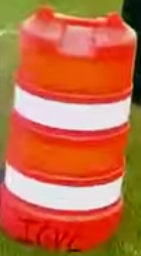
#> input picture VaibhavM_ME19B197/barrel.png, 141 x 256 px
$ python Assn2_Q2.py
#> lines starting #> are read from the running program, lines starting #| are printed output that depends on the picture; after the words box and inside, x2 and y2 are one past the last pixel; in counts of white or black regions, pixels touching at a corner belong together; pictures that were not available may be replaced by others from this repository, and a replacement may not be noted
import numpy as np
import cv2

disc = cv2.getStructuringElement(cv2.MORPH_ELLIPSE, (3,3))
barrel = cv2.imread('barrel.png', 1)
#> barrel is the input picture: shape (256, 141, 3); mean B, G, R 68.9, 106.3, 196.5
barrel_hsv = cv2.cvtColor(barrel, cv2.COLOR_BGR2HSV)
#> barrel_hsv: shape (256, 141, 3); mean H, S, V 39, 173.2, 198.5

# Trial is the image I used to optimize my mask by trial and error
trial = cv2.imread('trial.png', 1)
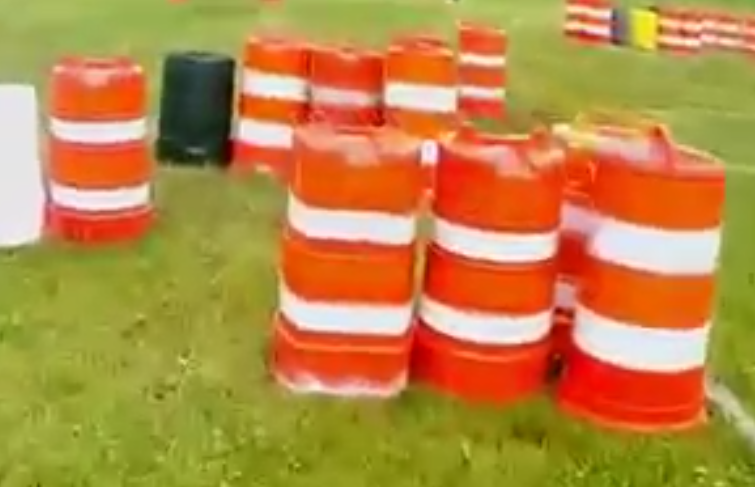
#> input picture VaibhavM_ME19B197/trial.png, 755 x 487 px
#> trial is the input picture: shape (487, 755, 3); mean B, G, R 69.6, 137, 185.5
trial_hsv = cv2.cvtColor(trial, cv2.COLOR_BGR2HSV)
#> trial_hsv: shape (487, 755, 3); mean H, S, V 26.7, 164, 189.4


# Through trial and error I concluded that my code can better grasp
# the orange and white of the barrel with only the Hue channel
barrel_hist = cv2.calcHist([barrel_hsv], [0], None, [180], [0, 180])
#> barrel_hist = 180 values, max 2159 at index 10, min 0 at index 89, mean 200.5

cap = cv2.VideoCapture('video.mp4')
fourcc = cv2.VideoWriter_fourcc(*'XVID')
out = cv2.VideoWriter('output.avi', fourcc, 45 , (640, 360))

while cap.isOpened():
    ret, frame = cap.read()
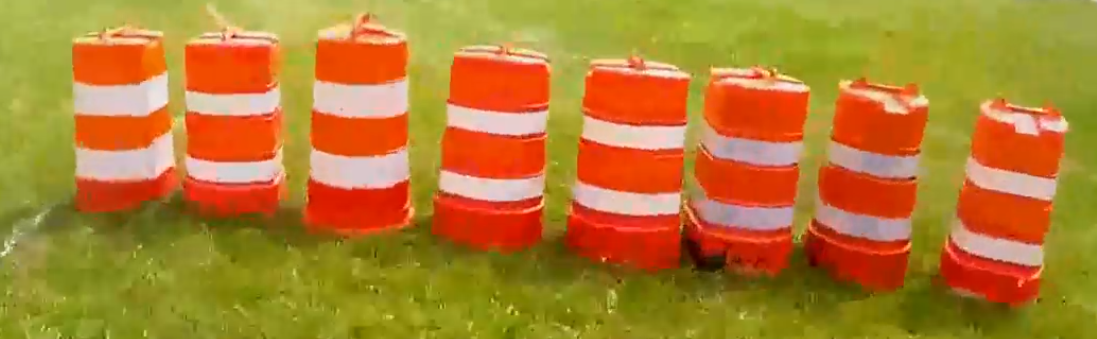
#> input picture Original.png, 1097 x 339 px, given in place of video.mp4, which was not available
#> frame is the input picture: shape (339, 1097, 3); mean B, G, R 48.3, 126.2, 177.4

    if ret==True:
        frame_hsv = cv2.cvtColor(frame, cv2.COLOR_BGR2HSV)
#> frame_hsv: shape (339, 1097, 3); mean H, S, V 24.5, 190.2, 179.4

        mask = cv2.calcBackProject([frame_hsv], [0], barrel_hist, [0, 180], 1)
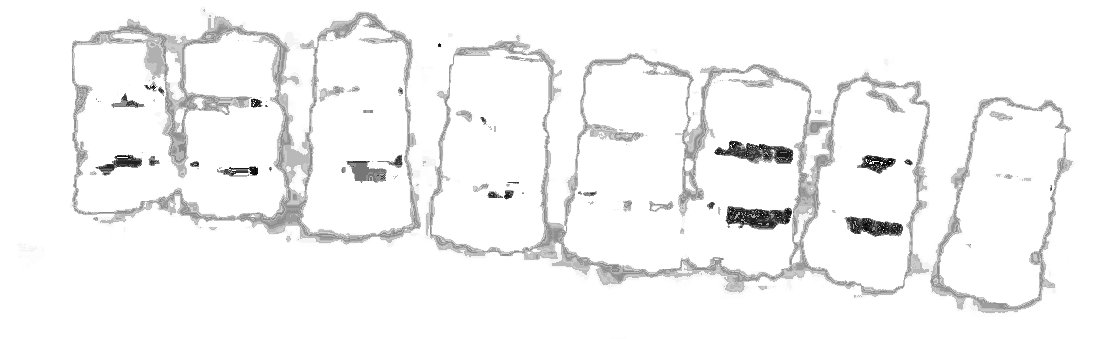
#> mask: shape (339, 1097); min 1, max 255, mean 244.1
        mask = cv2.filter2D(mask, -1, disc)
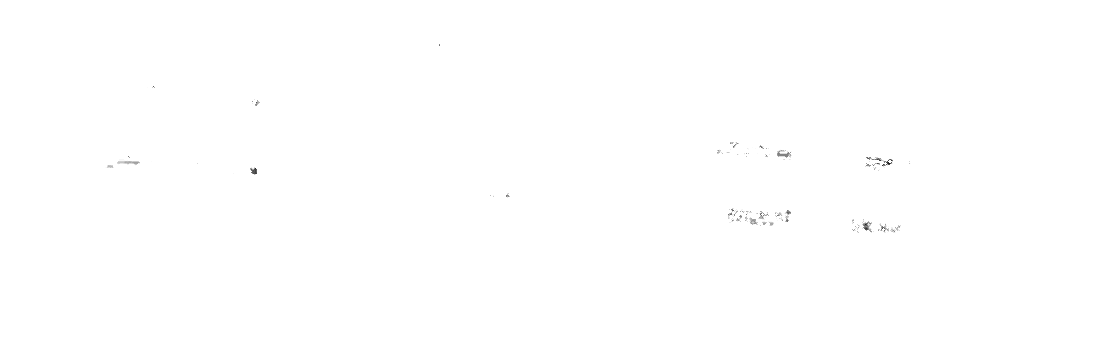
#> mask: shape (339, 1097); min 23, max 255, mean 254.8
        _, mask = cv2.threshold(mask, 150, 255, cv2.THRESH_BINARY)
#> mask: shape (339, 1097); 99.9% white; black in thin lines or dots, all inside (x1, y1, x2, y2) = (128, 44, 900, 232)
        mask = cv2.morphologyEx(mask, cv2.MORPH_OPEN, np.ones((5,5)))
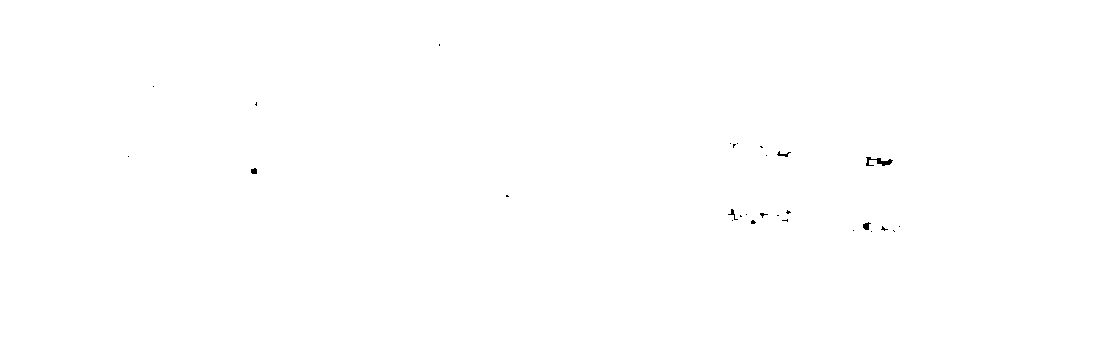
#> mask: shape (339, 1097); 99.9% white; 28 black regions (23 under 20 px), largest, box (x1, y1, x2, y2) and area: (866, 157, 893, 166) 113, (863, 222, 871, 230) 40, (777, 151, 791, 157) 34, (251, 168, 257, 174) 31, (728, 209, 738, 220) 29
        final_mask = cv2.merge((mask, mask, mask))

        result = cv2.bitwise_and(frame, final_mask)

        out.write(result)
        cv2.imshow('Mask', result)
        cv2.imshow('Original video', frame)

        if cv2.waitKey(1) & 0xFF == ord('q'):
#> (key q is pressed here)
            break

    else:
        break

cap.release()
out.release()
cv2.destroyAllWindows()
